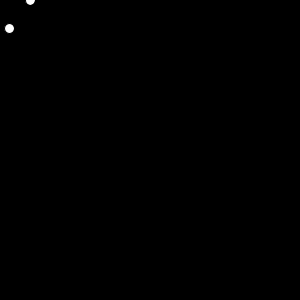
Frame 1 (no input)
Frame 60 (the mouse pressed at the canvas centre just before this capture): identical to frame 1, image omitted
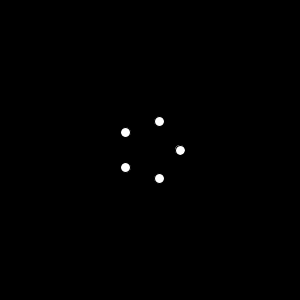
Frame 120 (the mouse held since frame 60 and released just before this capture)

The Processing sketch that drew these frames (run headless with seeded random() and noise(); from frame 60 on, the mouse is pressed at the canvas centre):

// Processing sketch: m_a_polygon
// ── m_a_polygon.pde
PVector [] list;
void setup() {
	size(300,300);
	int sommets = 5;
	float taille = 30;
	list = polygon(sommets, taille);
}

void draw() {
	background(0);
	push();
	translate(mouseX, mouseY);
	for(int i = 0 ; i < list.length ; i++) {
		ellipse(list[i].x, list[i].y, 10, 10);
	}
	pop();
}

PVector [] polygon(int num, float radius) {
	PVector [] pts = new PVector[num];
	float angle = TAU / num;
	int index = 0;
	// set summits
	while(index < num) {
		float temp_angle = angle * index;
		float x = cos(temp_angle);
		float y = sin(temp_angle);
		pts[index] = new PVector(x,y);
		pts[index].mult(radius);
		index++;
	}
	return pts;
}
